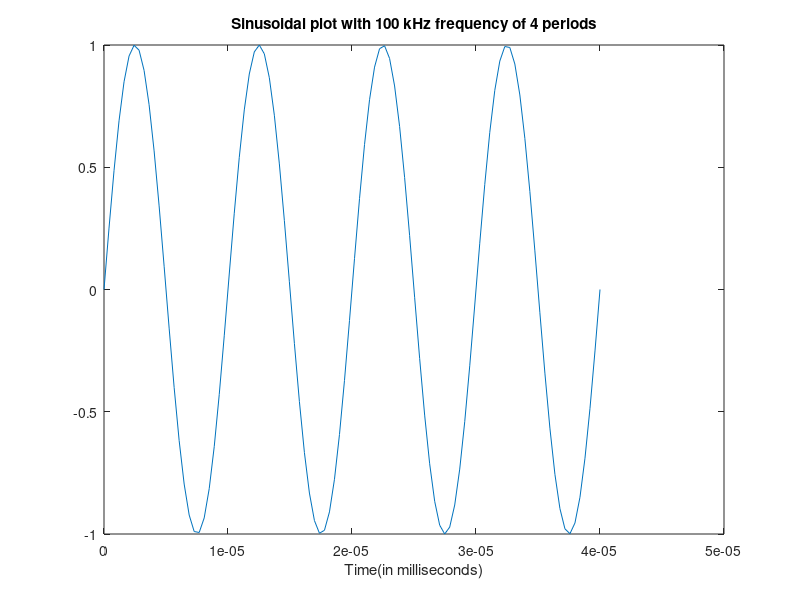

Recreate this plot in MATLAB.
clear;
kHz = 1000;
F = 100 * kHz;
N = 4;
P = 100;
t = linspace(0,N*(1/F),P); % milliseconds 
data = sin(2*pi*F*t);
plot(t,data);
xlabel("Time(in milliseconds)");
title("Sinusoidal plot with 100 kHz frequency of 4 periods");